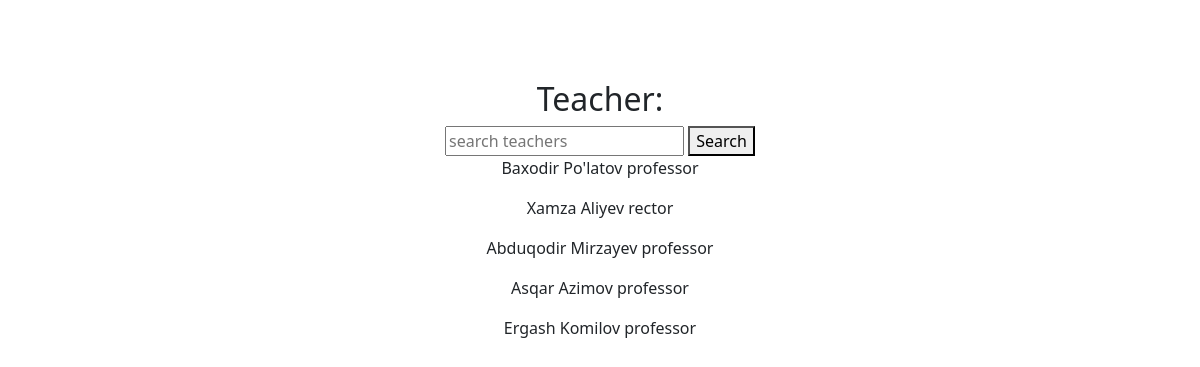
Page /teacher/ on the committed database.
### courses/models.py (models this page shows, shortened)
class Teacher(models.Model):
    PROFESSOR = "professor"
    RECTOR = "rector"
    DEGREE = (
        (PROFESSOR, "Professor"),
        (RECTOR, "Rector")
    )
    first_name = models.CharField(max_length=200)
    last_name = models.CharField(max_length=200)
    degree = models.CharField(max_length=10,choices=DEGREE)

### courses/views.py (the view)
# urls.py: path('teacher/', teacher_view, name='teacher'),
def teacher_view(request):
    search = request.GET.get('search')
    if search is None:
        teachers = Teacher.objects.all()
    else:
        teachers = Teacher.objects.filter(first_name__contains=search)
    return render(request, 'courses/teacher.html', {'teachers': teachers, })

### templates/courses/teacher.html (shortened to what this page needs)
<!DOCTYPE html>
<html lang="en">
<head>
    <link href="https://cdn.jsdelivr.net/npm/bootstrap@5.3.0-alpha1/dist/css/bootstrap.min.css" rel="stylesheet">
    <link rel="stylesheet" href="/static/courses/styles.css">
</head>
<body>
    <h2> Teacher: </h2>
    <form>
        <input name = "search" value="" placeholder="search teachers">
        <button type="submit">Search</button>
    </form>
    <div>
        {% if teachers %}
        {% for teacher in teachers %}
             <p>{{ teacher.first_name }} {{ teacher.last_name }} {{ teacher.degree }}</p>
        {% endfor %}
        {% else %}
            <h2> no teachers </h2>
        {% endif %}
    </div>
</body>
</html>

### static/courses/styles.css (style rules this page uses)
body { text-align: center; padding: 80px; }

### rows in the picture
Teacher: first_name "Baxodir", last_name "Po'latov", degree "professor"
Teacher: first_name "Xamza", last_name "Aliyev", degree "rector"
Teacher: first_name "Abduqodir", last_name "Mirzayev", degree "professor"
Teacher: first_name "Asqar", last_name "Azimov", degree "professor"
Teacher: first_name "Ergash", last_name "Komilov", degree "professor"
